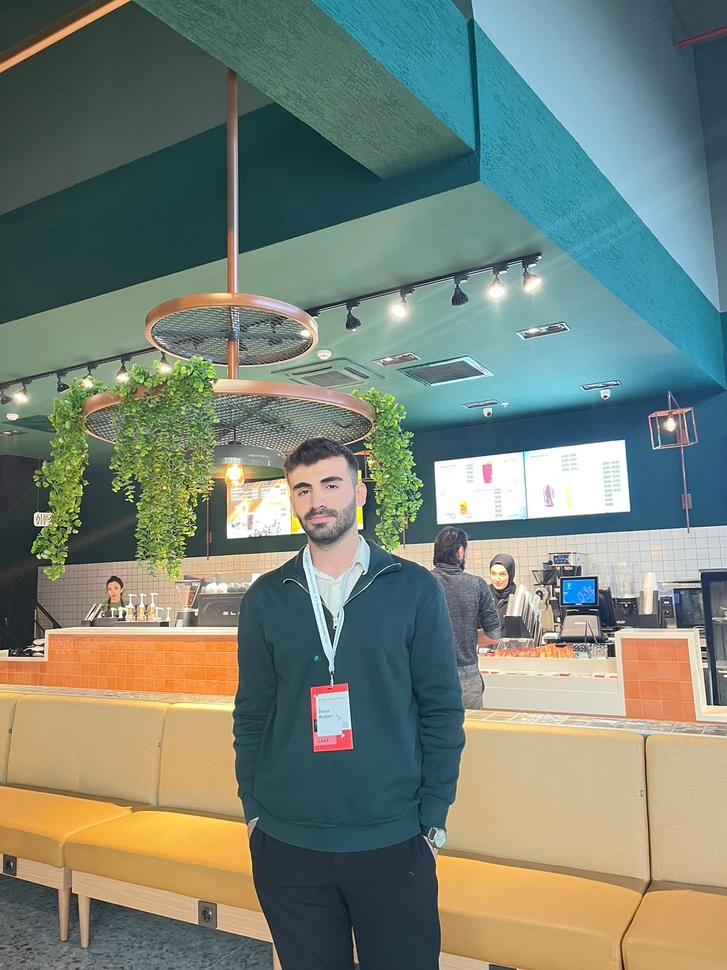
#> input picture Image Prosessing/resim.jpg, 727 x 970 px, shrunk from 1200 x 1600 before the run
$ python 'import cv2.py'
#> lines starting #> are read from the running program, lines starting #| are printed output that depends on the picture
import cv2
import matplotlib.pyplot as plt

def gri_histogram(resim):

  # Resmin boyutunu al.
  genişlik, yükseklik = resim.shape

  # Histogramı saklamak için bir dizi oluştur.
  histogram = [0] * 256

  # Resmin her pikseli için histogramı güncelle.
  for i in range(genişlik):
    for j in range(yükseklik):
      histogram[resim[i, j]] += 1

  # Histogramı döndür.
  return histogram

def main():
  # Resmi yükle.
  resim = cv2.imread("resim.jpg", cv2.IMREAD_GRAYSCALE)
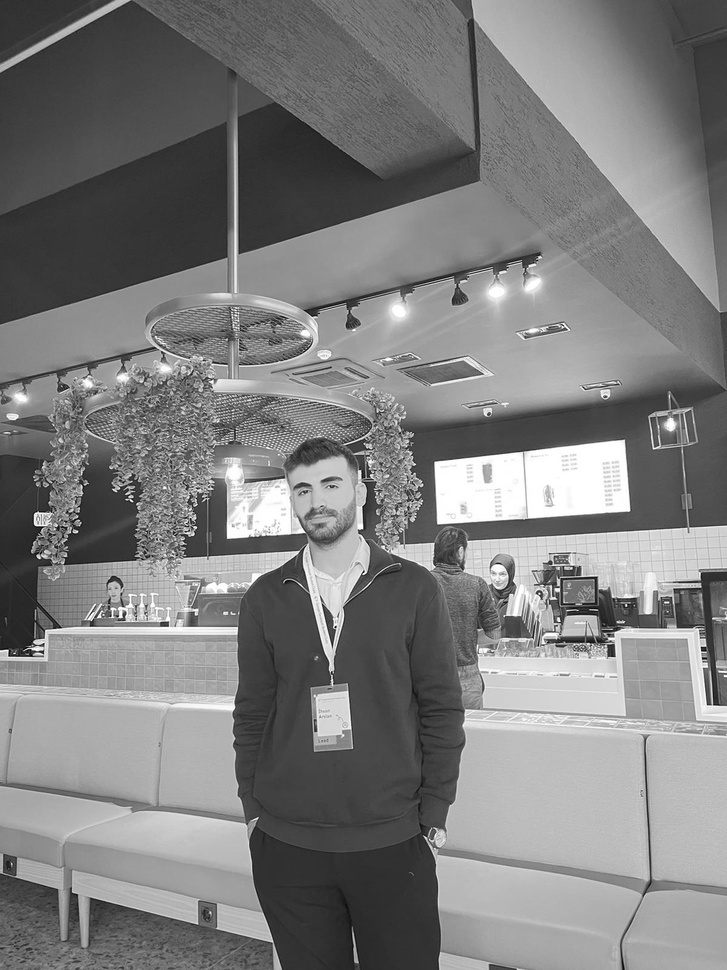
#> resim: shape (970, 727); min 0, max 255, mean 125.9

  # Histogramı hesapla.
  histogram = gri_histogram(resim)
#> histogram = 256 values, max 8358 at index 52, min 0 at index 5, mean 2754.6

  # Histogramı görselleştir.
  plt.plot(histogram)
  plt.show()
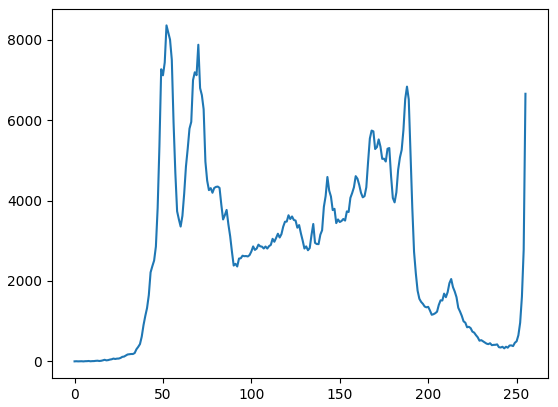
#> figure drawn by matplotlib, 1 panel; curve peaks at x = 52, y = 8358

if __name__ == "__main__":
  main()
